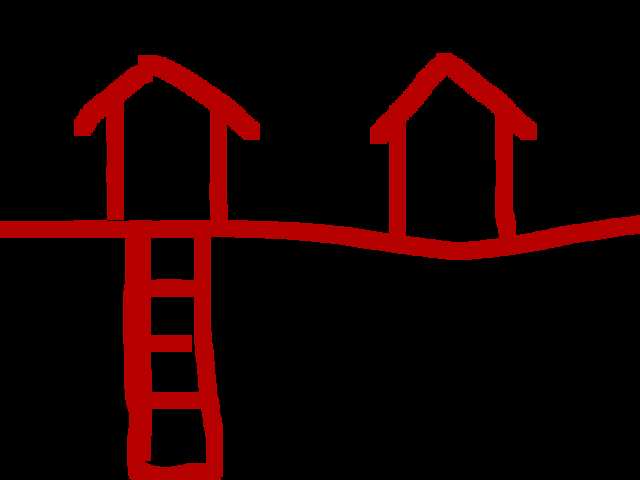

Tiled map render using the project's own tile images. Description and the map definition, with tile-layer contents summarised, below:
An orthogonal 20x15 tile map with 32x32 px tiles, 2 tile layers (col, bkgd).

<map version="1.0" tiledversion="1.1.2" orientation="orthogonal" renderorder="right-down" width="20" height="15" tilewidth="32" tileheight="32" infinite="0" nextobjectid="1">
 <tileset firstgid="1" source="test3.tsx" />
 <layer name="col" width="20" height="15">
  <properties>
   <property name="blocked" value="true" />
  </properties>
  <data>[300 cells, 66 non-empty, 1 distinct tile ids]</data>
 </layer>
 <layer name="bkgd" width="20" height="15" opacity="0.72">
  <data>[300 cells, 300 non-empty, 300 distinct tile ids]</data>
 </layer>
</map>